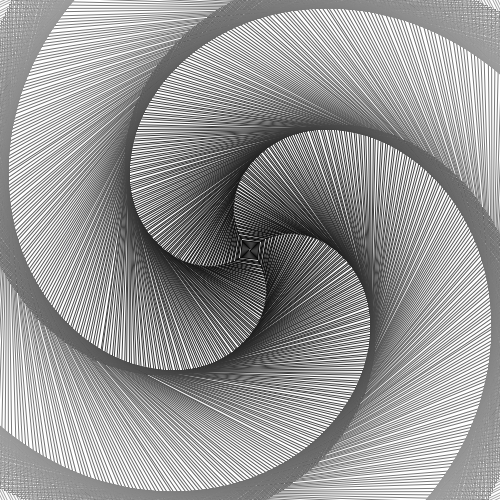
Frame 1 (no input)
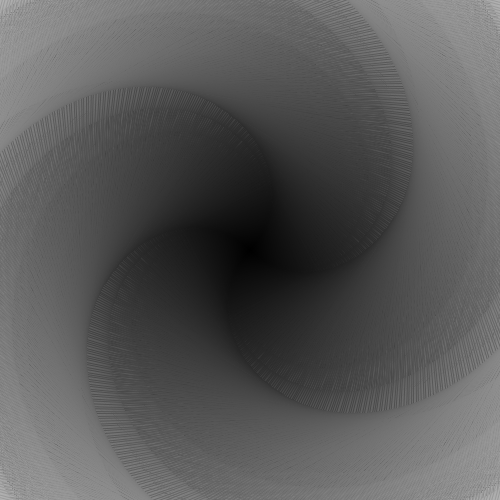
Frame 60 (the mouse pressed at the canvas centre just before this capture)
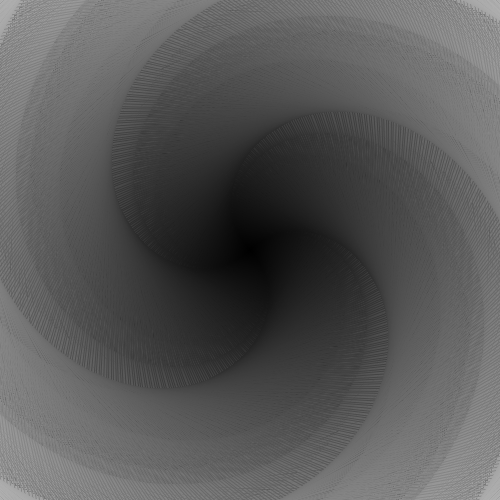
Frame 120 (the mouse held since frame 60 and released just before this capture)

The Processing sketch that drew these frames (run headless with seeded random() and noise(); from frame 60 on, the mouse is pressed at the canvas centre):

// Processing sketch: gradientsRotate
// ── gradientsRotate.pde
void setup() {
  size(500, 500);
  rectMode(CENTER);
  background(255);
  noFill();
}

void draw() {
  float time = float(millis())/800;
  for (int i = 0; i < width; i++) {
    stroke(map(i, 0, width, 0, 255));
    pushMatrix();
    translate(width/2, height/2);
    //rotate(radians(i/map(mouseX, 0, width, -10, 10)));
    rotate(radians(i/map(sin(time), -1, 1, -5, 5)));
    rect(0, 0, i*2, i*2);
    popMatrix();
  }
}
